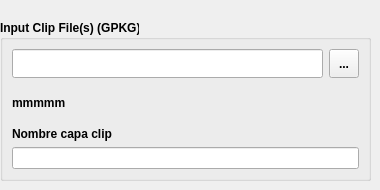
     <widget class="QWidget" name="widget">
      <attribute name="title">
       <string>Clip</string>
      </attribute>
      <widget class="QGroupBox" name="grp_input_footprint_2">
       <property name="geometry">
        <rect>
         <x>0</x>
         <y>20</y>
         <width>371</width>
         <height>161</height>
        </rect>
       </property>
       <property name="sizePolicy">
        <sizepolicy hsizetype="Preferred" vsizetype="Preferred">
         <horstretch>0</horstretch>
         <verstretch>0</verstretch>
        </sizepolicy>
       </property>
       <property name="font">
        <font>
         <weight>75</weight>
         <bold>true</bold>
        </font>
       </property>
       <property name="title">
        <string>Input Clip File(s) (GPKG)</string>
       </property>
       <layout class="QVBoxLayout" name="verticalLayout_13" stretch="4,5,0,0">
        <item>
         <layout class="QHBoxLayout" name="horizontalLayout_21" stretch="21,2">
          <item>
           <widget class="QLineEdit" name="le_clip_path">
            <property name="sizePolicy">
             <sizepolicy hsizetype="Preferred" vsizetype="Preferred">
              <horstretch>0</horstretch>
              <verstretch>0</verstretch>
             </sizepolicy>
            </property>
            <property name="frame">
             <bool>true</bool>
            </property>
            <property name="alignment">
             <set>Qt::AlignLeading|Qt::AlignLeft|Qt::AlignVCenter</set>
            </property>
            <property name="placeholderText">
             <string/>
            </property>
           </widget>
          </item>
          <item>
           <widget class="QToolButton" name="btn_browse_clip">
            <property name="sizePolicy">
             <sizepolicy hsizetype="Preferred" vsizetype="Preferred">
              <horstretch>0</horstretch>
              <verstretch>0</verstretch>
             </sizepolicy>
            </property>
            <property name="text">
             <string>...</string>
            </property>
           </widget>
          </item>
         </layout>
        </item>
        <item>
         <widget class="QLabel" name="lbl_message_7">
          <property name="text">
           <string>mmmmm</string>
          </property>
         </widget>
        </item>
        <item>
         <widget class="QLabel" name="label">
          <property name="text">
           <string>&lt;html&gt;&lt;head/&gt;&lt;body&gt;&lt;p&gt;&lt;span style=&quot; font-weight:600;&quot;&gt;Nombre capa clip&lt;/span&gt;&lt;/p&gt;&lt;/body&gt;&lt;/html&gt;</string>
          </property>
         </widget>
        </item>
        <item>
         <widget class="QLineEdit" name="mLineEditLayerName"/>
        </item>
       </layout>
      </widget>
     </widget>
